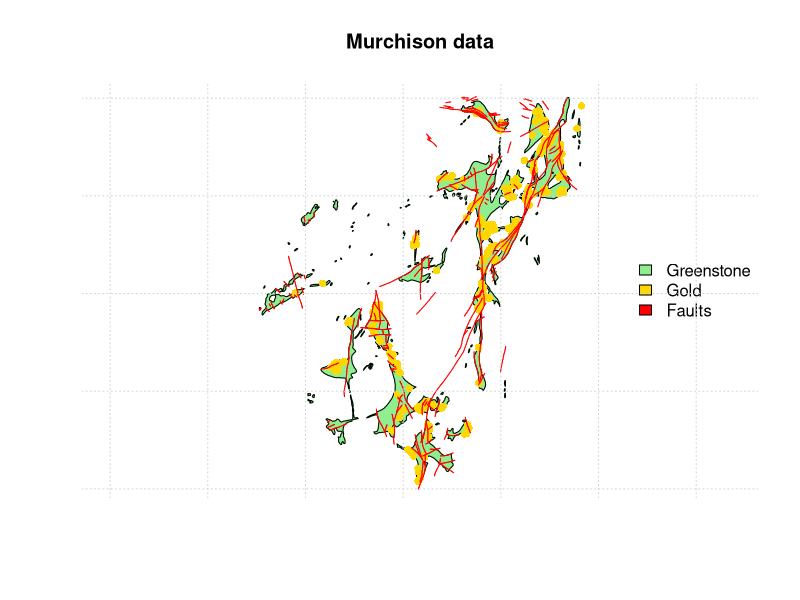
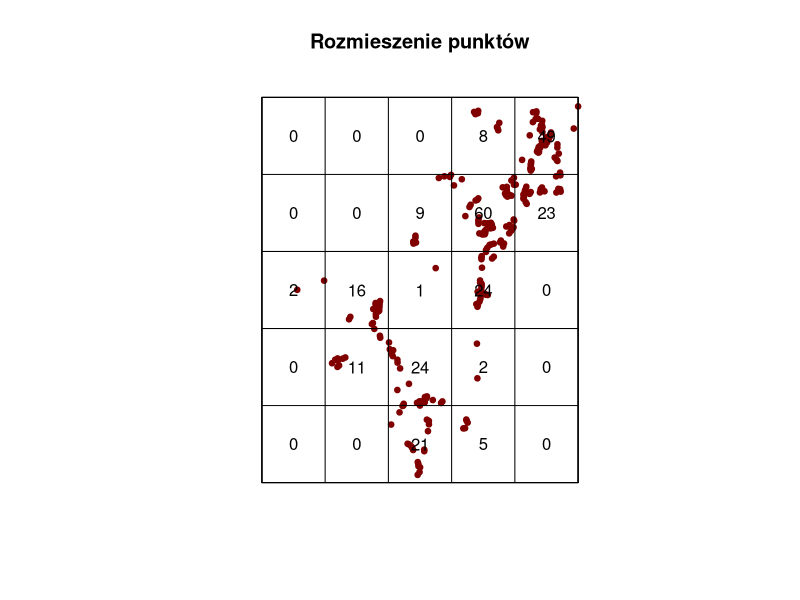
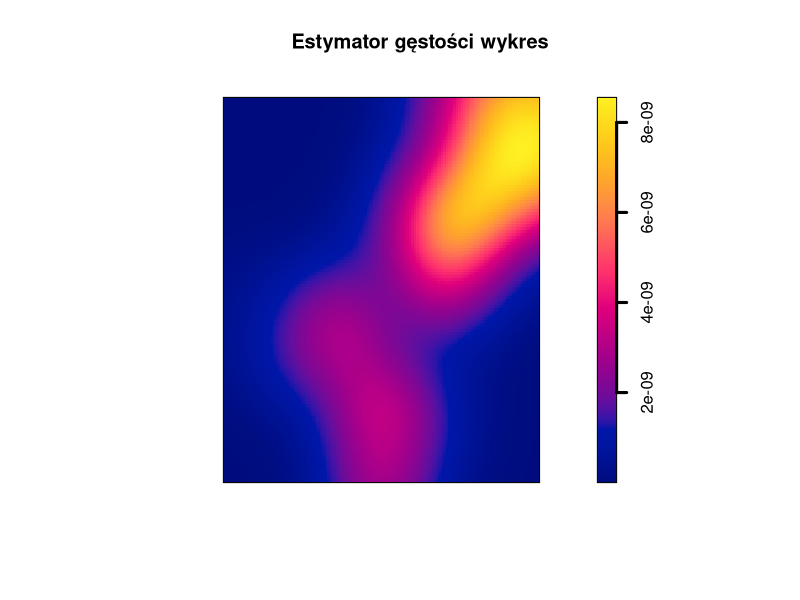
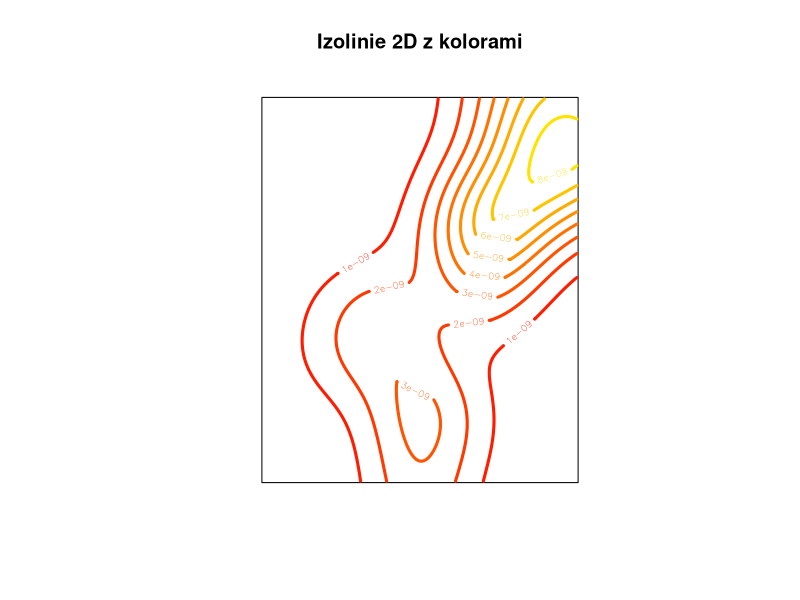
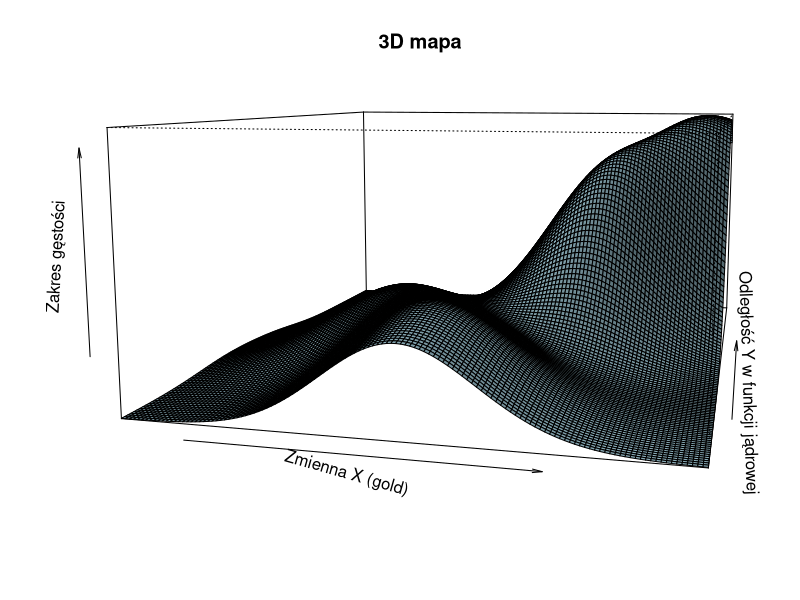

Source code (R) for these figures, in order:
library(spatstat)

data(murchison)

gold <- murchison$gold
faults <- murchison$faults
greenstone <- murchison$greenstone

plot(greenstone, main="Murchison data", col="lightgreen")
plot(gold, add=TRUE, pch=16,col="gold")
plot(faults, add=TRUE, col="red")
legend("right", legend=c("Greenstone", "Gold", "Faults"), 
       fill=c("lightgreen", "gold", "red"), bty="n")
grid()

class(gold) #ppp sluzy do wyswietlania punktow 2D
class(faults) #psp i list sluzy do wyswietlania segmentow lub linii w 2D
class(greenstone) #owin reprezentuje okno obserwacyjne definujące przestrzen z innymi obiektami

summary(gold) #estymator średniej wynosi 1.924569e-09 punktów na m^2

plot(gold, main='Rozmieszenie punktów', cols='#800000', pch=19, size=0.75)
net <- quadratcount(gold,5, 5) #zliczenie punktow w kwadratach
plot(net,add=TRUE)

#czy dane są rozmieszczone losowo?
test <- quadrat.test(net) #test chi2
cat("Wartość pvalue wynosi", test$p.value, "\n")
#Wartość pvalue jest na tyle mała, że praktycznie zerowa. Zatem punkty z całą pewnością nie są rozmieszczone losowo 
#i istnieje jakiś wzorzec w ich rozkładzie

density_estymator <- density(gold) #estymator jadrowy gestosci

plot(density_estymator,main="Estymator gęstości wykres", lwd=3) #lwd pogrubia ramke przy legendzie
contour(density_estymator, col = heat.colors(13), main = "Izolinie 2D z kolorami", lwd=3) 
persp(density_estymator,theta = 14, phi = 8, shade = 0.3, col = "lightblue",main="3D mapa", xlab='Zmienna X (gold)', ylab='Odległość Y w funkcji jądrowej', zlab='Zakres gęstości') #theta i phi ustawia kat widzenia
